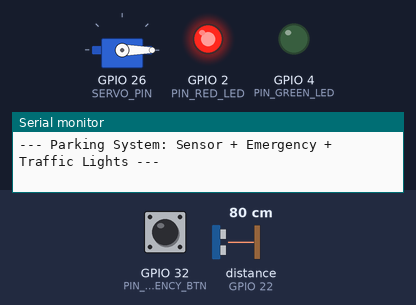
This sketch was run on a simulated ESP32. On the bench: servo, output pins drawn as LEDs (lit = HIGH), the last lines printed to the serial monitor. Wiring (inferred from the names in the program): ultrasonic range finder: trigger GPIO 23; echo GPIO 22. The test bench sets the inputs (shaded band); at power-on: distance to the obstacle (sensor on GPIO 22) 80 cm, GPIO 32 (PIN_EMERGENCY_BTN) HIGH. The echo pulse lasts 58.3 µs per cm; pins used as bus, display or sensor lines are not drawn.

Above: at 1.4 s.
1.5 s: distance to the obstacle (sensor on GPIO 22) set to 65 cm
3.0 s: distance to the obstacle (sensor on GPIO 22) set to 55 cm
At 3.5 s:
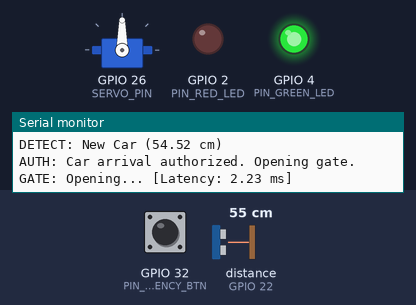
4.6 s: GPIO 32 (PIN_EMERGENCY_BTN) pulled LOW for 0.15 s
At 5.8 s:
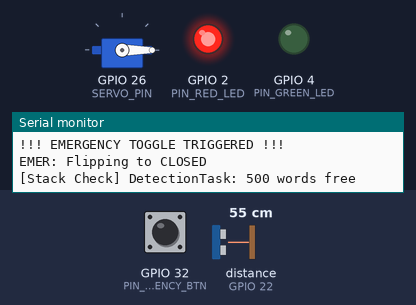
6.2 s: GPIO 32 (PIN_EMERGENCY_BTN) pulled LOW for 1 s
At 7.1 s:
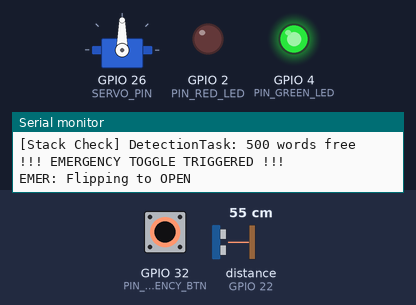
8.7 s: GPIO 32 (PIN_EMERGENCY_BTN) pulled LOW for 3.2 s
At 9.1 s:
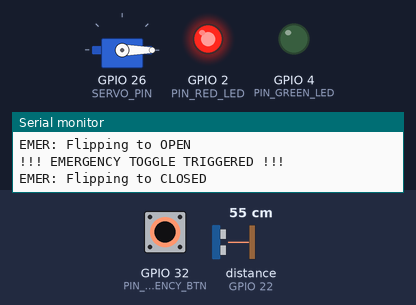
Timing chart, 0 to 11.7 s (numbered marks = the images above; inputs shaded):
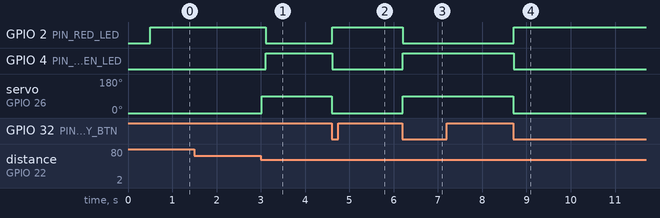

The sketch:

project.ino
```cpp
#include <Arduino.h>
#include <ESP32Servo.h>
#include "freertos/FreeRTOS.h"
#include "freertos/task.h"
#include "freertos/queue.h"
#include "freertos/semphr.h"

// --- Hardware Pins ---
#define TRIG_PIN           23
#define ECHO_PIN           22
#define SERVO_PIN          26
#define PIN_EMERGENCY_BTN  32
#define PIN_RED_LED        2
#define PIN_GREEN_LED      4
#define DISTANCE_THRESHOLD 60
#define OPEN_ANGLE         90
#define CLOSED_ANGLE       0

// --- Configuration ---
#define STACK_CHECK_INTERVAL 5000

// --- RTOS Objects ---
QueueHandle_t decisionQueue;
QueueHandle_t gateQueue;
SemaphoreHandle_t emergencySem;
SemaphoreHandle_t serialMutex;
SemaphoreHandle_t servoMutex;
volatile bool gateBusy = false;
volatile bool isGateOpen = false;

Servo barrierServo;

// --- Data Structures ---
struct SensorData {
  float distance_cm;
  unsigned long detection_timestamp;
  bool is_departure;
};

struct CommandMsg {
  bool open_gate;
  unsigned long origin_timestamp;
};

// ==========================================
// Helper Functions
// =========================================
void safePrint(const String &msg) {
  if (serialMutex && xSemaphoreTake(serialMutex, pdMS_TO_TICKS(2000)) == pdTRUE) {
    Serial.println(msg);
    xSemaphoreGive(serialMutex);
  }
}

void printStackHighWaterMark(const char* taskName) {
  UBaseType_t highWaterMark = uxTaskGetStackHighWaterMark(NULL);
  safePrint(String("[Stack Check] ") + taskName + ": " + String(highWaterMark) + " words free");
}

// ==========================================
// ISRs
// =========================================
void IRAM_ATTR isr_emergency() {
    static uint32_t last_time = 0;
    uint32_t current_time = millis();
    if (current_time - last_time > 250) {
        BaseType_t xHigherPriorityTaskWoken = pdFALSE;
        xSemaphoreGiveFromISR(emergencySem, &xHigherPriorityTaskWoken);
        last_time = current_time;
        if (xHigherPriorityTaskWoken) portYIELD_FROM_ISR();
    }
}

// ==========================================
// Tasks
// ==========================================

// --- NEW TASK: Traffic Lights ---
void vTrafficLightTask(void *pvParam) {
  // Setup Pins
  pinMode(PIN_RED_LED, OUTPUT);
  pinMode(PIN_GREEN_LED, OUTPUT);

  while(1) {
    // Check the global state
    if (isGateOpen) {
      // Gate is Open: GREEN ON, RED OFF
      digitalWrite(PIN_GREEN_LED, HIGH);
      digitalWrite(PIN_RED_LED, LOW);
    } else {
      // Gate is Closed: RED ON, GREEN OFF
      digitalWrite(PIN_GREEN_LED, LOW);
      digitalWrite(PIN_RED_LED, HIGH);
    }

    // Update every 100ms (fast enough for human eye, slow enough to save CPU)
    vTaskDelay(pdMS_TO_TICKS(100));
  }
}

// --- Task A: Vehicle Detection ---
void vVehicleDetectionTask(void *pvParam) {
  pinMode(TRIG_PIN, OUTPUT);
  pinMode(ECHO_PIN, INPUT);

  SensorData data;
  bool car_present_now = false;
  bool car_was_present_before = false;
  uint32_t car_left_timestamp = 0;
  uint32_t last_stack_check = 0;

  while(1) {
    if (millis() - last_stack_check > STACK_CHECK_INTERVAL) {
      printStackHighWaterMark("DetectionTask");
      last_stack_check = millis();
    }

    digitalWrite(TRIG_PIN, LOW);
    delayMicroseconds(2);
    digitalWrite(TRIG_PIN, HIGH);
    delayMicroseconds(10);
    digitalWrite(TRIG_PIN, LOW);

    long duration = pulseIn(ECHO_PIN, HIGH, 30000);
    if (duration <= 0) {
      data.distance_cm = 10000.0;
    } else {
      data.distance_cm = duration * 0.034 / 2.0;
    }

    if (data.distance_cm < DISTANCE_THRESHOLD && data.distance_cm > 0 && data.distance_cm < 1000) {
      car_present_now = true;
    } else {
      car_present_now = false;
    }

    if (car_present_now) {
      car_left_timestamp = millis();

      if (!car_was_present_before) {
        data.detection_timestamp = micros();
        data.is_departure = false;
        safePrint("DETECT: New Car (" + String(data.distance_cm) + " cm)");

        if (decisionQueue) xQueueSend(decisionQueue, &data, pdMS_TO_TICKS(100));
        car_was_present_before = true;
      }
    } else {
      if (car_was_present_before && (millis() - car_left_timestamp > 1000)) {
        safePrint("DETECT: Car left.");

        data.is_departure = true;
        data.distance_cm = 0;
        if (decisionQueue) xQueueSend(decisionQueue, &data, pdMS_TO_TICKS(100));

        car_was_present_before = false;
      }
    }
    vTaskDelay(pdMS_TO_TICKS(100));
  }
}

// --- Task C: Authorization ---
void vAuthorizationTask(void *pvParam) {
  SensorData rxData;
  CommandMsg txMsg;
  uint32_t last_stack_check = 0;

  while(1) {
    if (millis() - last_stack_check > STACK_CHECK_INTERVAL) {
      printStackHighWaterMark("AuthTask");
      last_stack_check = millis();
    }

    if (decisionQueue && xQueueReceive(decisionQueue, &rxData, portMAX_DELAY) == pdTRUE) {
      if (rxData.is_departure) {
         safePrint("AUTH: Car departure detected. Closing gate.");
         txMsg.open_gate = false;
         if (gateQueue) xQueueSend(gateQueue, &txMsg, pdMS_TO_TICKS(200));
      } else {
         if (rxData.distance_cm > 0 && rxData.distance_cm < DISTANCE_THRESHOLD) {
            safePrint("AUTH: Car arrival authorized. Opening gate.");
            txMsg.open_gate = true;
            txMsg.origin_timestamp = rxData.detection_timestamp;
            if (gateQueue) xQueueSend(gateQueue, &txMsg, pdMS_TO_TICKS(200));
         }
      }
      vTaskDelay(pdMS_TO_TICKS(200));
    }
  }
}

// --- Task B: Gate Control ---
void vGateControlTask(void *pvParam) {
  CommandMsg rxCmd;
  uint32_t last_stack_check = 0;

  barrierServo.attach(SERVO_PIN, 500, 2400);
  barrierServo.write(CLOSED_ANGLE);
  isGateOpen = false;

  while(1) {
    if (millis() - last_stack_check > STACK_CHECK_INTERVAL) {
      printStackHighWaterMark("GateTask");
      last_stack_check = millis();
    }

    if (gateQueue && xQueueReceive(gateQueue, &rxCmd, portMAX_DELAY) == pdTRUE) {
      gateBusy = true;

      if (rxCmd.open_gate) {
        if (!isGateOpen) {
           unsigned long current_time = micros();
           unsigned long latency = current_time - rxCmd.origin_timestamp;
           safePrint("GATE: Opening... [Latency: " + String(latency / 1000.0) + " ms]");

           if (servoMutex && xSemaphoreTake(servoMutex, pdMS_TO_TICKS(2000)) == pdTRUE) {
             barrierServo.write(OPEN_ANGLE);
             xSemaphoreGive(servoMutex);
             isGateOpen = true;
           }
        } else {
           safePrint("GATE: Already Open.");
        }
      }
      else {
        if (isGateOpen) {
           safePrint("GATE: Closing...");
           if (servoMutex && xSemaphoreTake(servoMutex, pdMS_TO_TICKS(2000)) == pdTRUE) {
             barrierServo.write(CLOSED_ANGLE);
             xSemaphoreGive(servoMutex);
             isGateOpen = false;
           }
        } else {
           safePrint("GATE: Already Closed.");
        }
      }
      vTaskDelay(pdMS_TO_TICKS(1000));
      gateBusy = false;
    }
  }
}

// --- Task D: Emergency ---
void vEmergencyTask(void *pvParam) {
  pinMode(PIN_EMERGENCY_BTN, INPUT_PULLUP);
  attachInterrupt(digitalPinToInterrupt(PIN_EMERGENCY_BTN), isr_emergency, FALLING);

  while(1) {
    if (xSemaphoreTake(emergencySem, portMAX_DELAY) == pdTRUE) {
      safePrint("!!! EMERGENCY TOGGLE TRIGGERED !!!");
      gateBusy = true;

      if (servoMutex && xSemaphoreTake(servoMutex, pdMS_TO_TICKS(2000)) == pdTRUE) {
        if (isGateOpen) {
          safePrint("EMER: Flipping to CLOSED");
          barrierServo.write(CLOSED_ANGLE);
          isGateOpen = false;
        } else {
          safePrint("EMER: Flipping to OPEN");
          barrierServo.write(OPEN_ANGLE);
          isGateOpen = true;
        }
        xSemaphoreGive(servoMutex);
      }
      vTaskDelay(pdMS_TO_TICKS(500));
      gateBusy = false;
    }
  }
}

// ==========================================
// Setup
// =========================================
void setup() {
  Serial.begin(115200);

  barrierServo.attach(SERVO_PIN, 500, 2400);
  barrierServo.write(CLOSED_ANGLE);
  delay(500);

  Serial.println("--- Parking System: Sensor + Emergency + Traffic Lights ---");

  decisionQueue = xQueueCreate(10, sizeof(SensorData));
  gateQueue     = xQueueCreate(5, sizeof(CommandMsg));
  emergencySem  = xSemaphoreCreateBinary();
  serialMutex   = xSemaphoreCreateMutex();
  servoMutex    = xSemaphoreCreateMutex();

  // Create Tasks
  xTaskCreatePinnedToCore(vEmergencyTask, "Emergency", 2048, NULL, 3, NULL, 1);
  xTaskCreatePinnedToCore(vGateControlTask, "Gate", 2048, NULL, 2, NULL, 1);
  xTaskCreatePinnedToCore(vVehicleDetectionTask, "Detection", 2048, NULL, 1, NULL, 1);
  xTaskCreatePinnedToCore(vAuthorizationTask, "Auth", 4096, NULL, 1, NULL, 1);

  // NEW: Create Traffic Light Task (Priority 1 is fine)
  xTaskCreatePinnedToCore(vTrafficLightTask, "Traffic", 1024, NULL, 1, NULL, 1);

  vTaskDelete(NULL);
}

void loop() {}
```

Measured:
- the behaviour switches between 61 and 60 cm on distance to the obstacle (sensor on GPIO 22) (found by bisection; images 0 and 1)
- after the input at 1.5 s, every drawn part: stays the same
- after the input at 3.0 s, GPIO 2 (PIN_RED_LED): HIGH → LOW after 0.11 s; GPIO 4 (PIN_GREEN_LED): LOW → HIGH after 0.11 s; servo on GPIO 26 (SERVO_PIN): 0° → 90° at once
- after the input at 4.6 s, GPIO 2 (PIN_RED_LED): LOW → HIGH at once; GPIO 4 (PIN_GREEN_LED): HIGH → LOW at once; servo on GPIO 26 (SERVO_PIN): 90° → 0° at once
- after the input at 6.2 s, GPIO 2 (PIN_RED_LED): HIGH → LOW at once; GPIO 4 (PIN_GREEN_LED): LOW → HIGH at once; servo on GPIO 26 (SERVO_PIN): 0° → 90° at once
- after the input at 8.7 s, GPIO 2 (PIN_RED_LED): LOW → HIGH at once; GPIO 4 (PIN_GREEN_LED): HIGH → LOW at once; servo on GPIO 26 (SERVO_PIN): 90° → 0° at once
